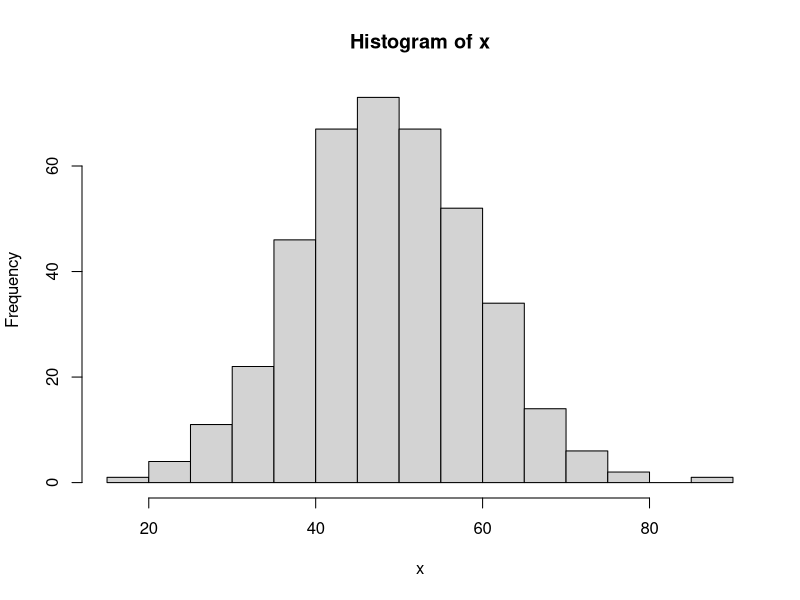
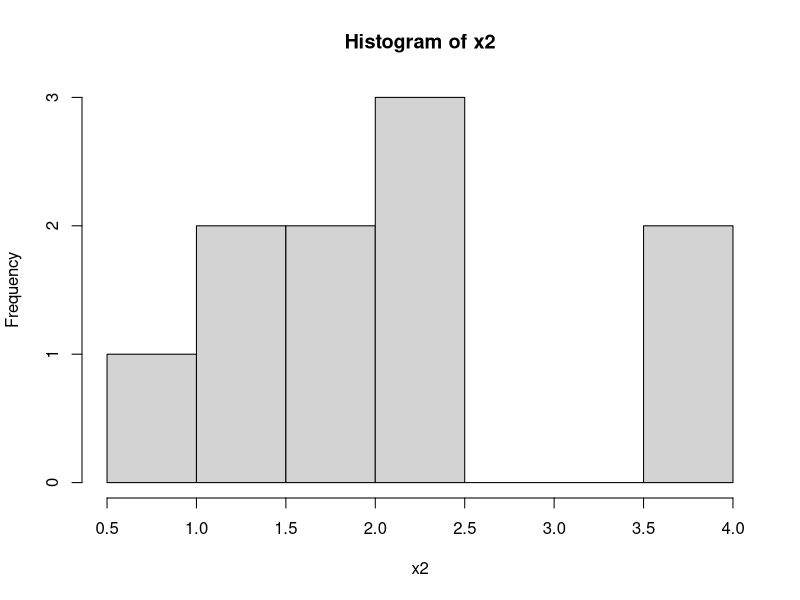
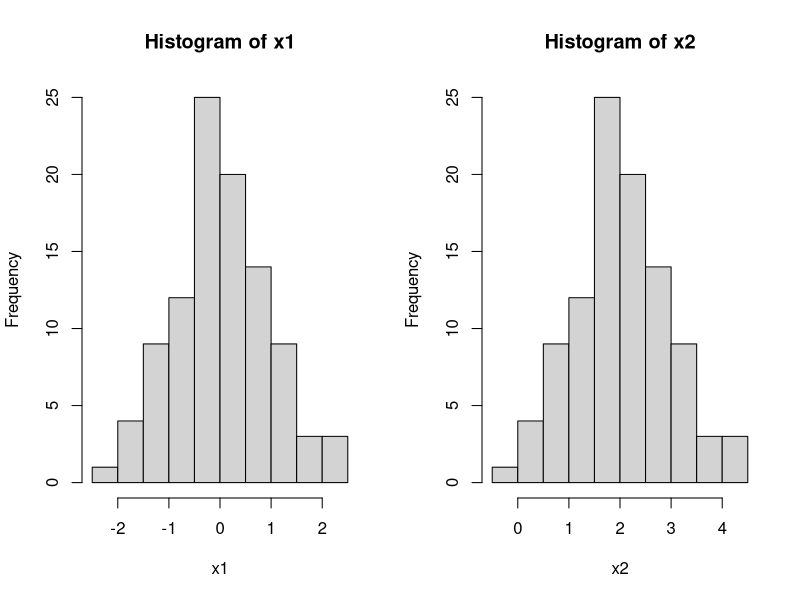

The R source for these figures, in order:
### 1.random number  2. t.test

## 1.random number 

# Generate a random number between 5.0 and 7.5

x2 <- runif(10, 5.0, 7.5)

# Generate a random integer between 1 and 10

x3 <- sample(1:10, 1)


runif(1)
#> [1] 0.09006613

# Get a vector of 4 numbers
runif(4)
#> [1] 0.6972299 0.9505426 0.8297167 0.9779939

# Get a vector of 3 numbers from 0 to 100
runif(3, min=0, max=100)
#> [1] 83.702278  3.062253  5.388360

# Get 3 integers from 0 to 100
# Use max=101 because it will never actually equal 101
floor(runif(3, min=0, max=101))
#> [1] 11 67  1

# This will do the same thing
sample(1:100, 3, replace=TRUE)
#> [1]  8 63 64

# To generate integers WITHOUT replacement:
sample(1:100, 3, replace=FALSE)
#> [1] 76 25 52

## 

rnorm(4)
#> [1] -2.3308287 -0.9073857 -0.7638332 -0.2193786

# Use a different mean and standard deviation
rnorm(4, mean=50, sd=10)
#> [1] 59.20927 40.12440 44.58840 41.97056

# To check that the distribution looks right, make a histogram of the numbers
x <- rnorm(400, mean=50, sd=10)
hist(x) 


## 2. t.test

set.seed(123)
x1 <- rnorm(10, mean=0, sd=1)
x2 <- x1+2
 
hist(x2) 

t.test(x1, x2)

## In statistics, Welch's t-test, or unequal variances t-test,

x1 <- rnorm(100, mean=0, sd=1)
x2 <- x1+2

par(mfrow=c(1, 2))

hist(x1) 
hist(x2) 

t.test(x1, x2)

